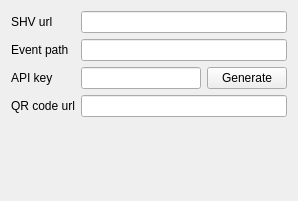
<?xml version="1.0" encoding="UTF-8"?>
<ui version="4.0">
 <class>Event::services::shvapi::ShvClientServiceWidget</class>
 <widget class="QWidget" name="Event::services::shvapi::ShvClientServiceWidget">
  <property name="geometry">
   <rect>
    <x>0</x>
    <y>0</y>
    <width>298</width>
    <height>201</height>
   </rect>
  </property>
  <property name="windowTitle">
   <string>SHV API service</string>
  </property>
  <layout class="QGridLayout" name="gridLayout">
   <item row="0" column="1" colspan="2">
    <widget class="QLineEdit" name="shvUrl"/>
   </item>
   <item row="1" column="1" colspan="2">
    <widget class="QLineEdit" name="shvEventPath">
     <property name="readOnly">
      <bool>true</bool>
     </property>
    </widget>
   </item>
   <item row="2" column="0">
    <widget class="QLabel" name="label_3">
     <property name="text">
      <string>API key</string>
     </property>
    </widget>
   </item>
   <item row="4" column="1" colspan="2">
    <widget class="QLineEdit" name="qrCodeUrl">
     <property name="readOnly">
      <bool>true</bool>
     </property>
    </widget>
   </item>
   <item row="0" column="0">
    <widget class="QLabel" name="label_2">
     <property name="text">
      <string>SHV url</string>
     </property>
    </widget>
   </item>
   <item row="1" column="0">
    <widget class="QLabel" name="label_4">
     <property name="text">
      <string>Event path</string>
     </property>
    </widget>
   </item>
   <item row="2" column="2">
    <widget class="QPushButton" name="btGenerateApiKey">
     <property name="text">
      <string>Generate</string>
     </property>
    </widget>
   </item>
   <item row="2" column="1">
    <widget class="QLineEdit" name="shvApiKey">
     <property name="readOnly">
      <bool>true</bool>
     </property>
    </widget>
   </item>
   <item row="4" column="0">
    <widget class="QLabel" name="label_5">
     <property name="text">
      <string>QR code url</string>
     </property>
    </widget>
   </item>
   <item row="5" column="0">
    <spacer name="verticalSpacer">
     <property name="orientation">
      <enum>Qt::Vertical</enum>
     </property>
     <property name="sizeHint" stdset="0">
      <size>
       <width>20</width>
       <height>40</height>
      </size>
     </property>
    </spacer>
   </item>
  </layout>
 </widget>
 <tabstops>
  <tabstop>shvUrl</tabstop>
  <tabstop>shvEventPath</tabstop>
  <tabstop>shvApiKey</tabstop>
 </tabstops>
 <resources/>
 <connections/>
</ui>
